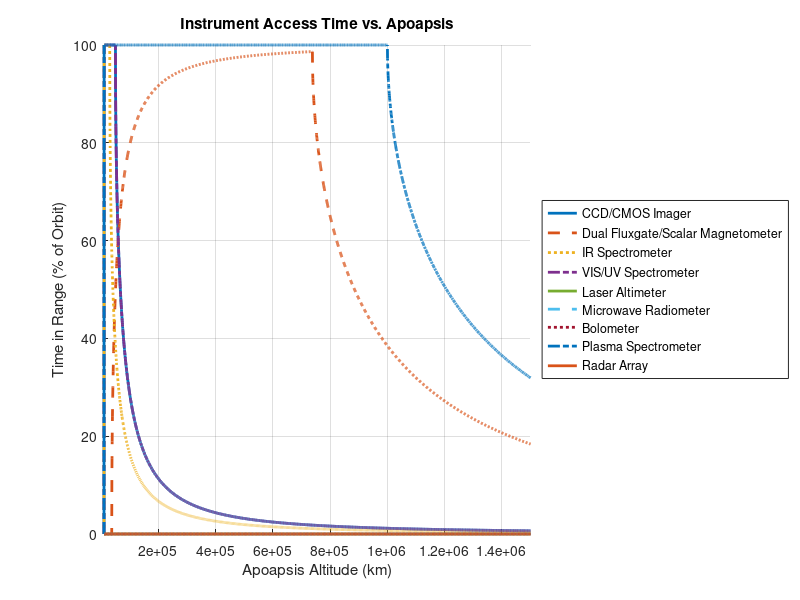
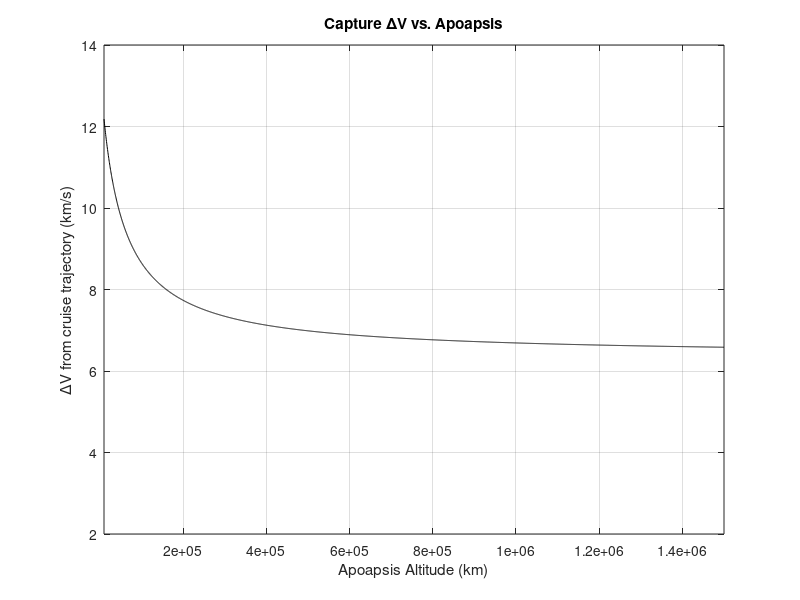
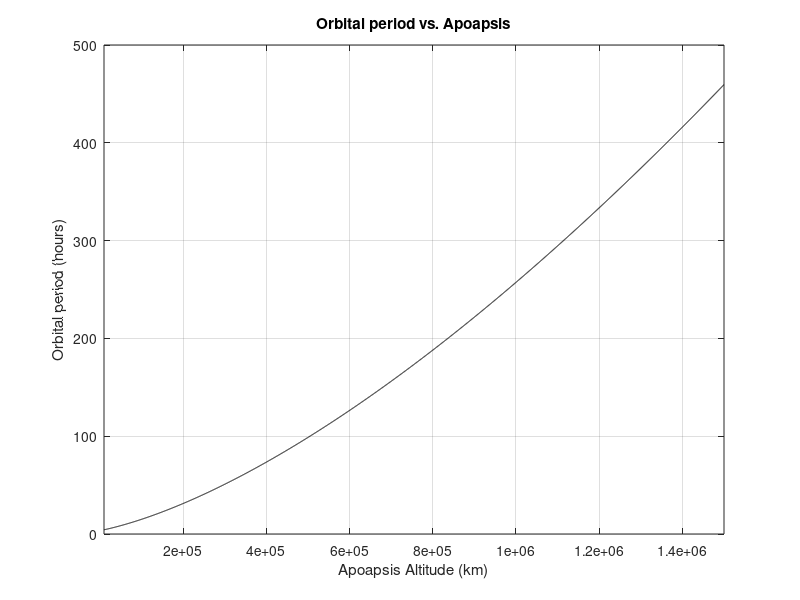

Source code (MATLAB) for these figures, in order:
clear all
close all
clc

% inputs
mu = 6.836529e6;
RN = 24622; % neptune radius, km
rp = 10000 + RN; % periapsis radius, km
ra_array = (1e4:500:1.5e6) + RN; % apoapsis radius, km

% instrument ranges
instrument_ranges = {
    'CCD/CMOS Imager',      [500 50000];
    'Dual Fluxgate/Scalar Magnetometer',  [37000 738000];
    'IR Spectrometer',            [500 30000];
    'VIS/UV Spectrometer',        [500 50000];
    'Laser Altimeter',    [500 2000];
    'Microwave Radiometer',     [1000 6000];
    'Bolometer',     [0 2000];
    'Plasma Spectrometer',        [25 1e6];
    'Radar Array',         [1000 4000];
};

time_list = [];
j = 1;
n_inst = size(instrument_ranges,1);
n_apo = length(ra_array);
proportions = zeros(n_inst, n_apo);

for apo = ra_array
    a = (rp + apo)/2;
    e = (apo - rp)/(apo + rp);
    T = 2*pi*sqrt(a^3/mu);  % orbital period

    fprintf('\n--- Apoapsis: %.0f km ---\n', apo);
    
    for i = 1:size(instrument_ranges,1)
        name = instrument_ranges{i,1};
        range = instrument_ranges{i,2} + RN;  % convert to radius from Neptune center
        rmin = max(range(1), rp);
        rmax = min(range(2), apo);

        if rmin >= rmax
            proportion = 0;
        else
            % Orbit equation: r = a(1 - e^2) / (1 + e*cos(theta))
            cos_th1 = (a*(1 - e^2)/rmax - 1)/e;
            cos_th2 = (a*(1 - e^2)/rmin - 1)/e;

            if abs(cos_th1) > 1.01 || abs(cos_th2) > 1.01
                proportion = 0;
            else
                th1 = acos(cos_th1);
                th2 = acos(cos_th2);

                % Eccentric anomalies
                E1 = 2*atan( sqrt((1 - e)/(1 + e)) * tan(th1/2) );
                E2 = 2*atan( sqrt((1 - e)/(1 + e)) * tan(th2/2) );
                if E1 < 0, E1 = E1 + 2*pi; end
                if E2 < 0, E2 = E2 + 2*pi; end

                t1 = (E1 - e*sin(E1)) * sqrt(a^3/mu);
                t2 = (E2 - e*sin(E2)) * sqrt(a^3/mu);

                % Time in range is symmetric around periapsis
                time_in_range = 2*(t1 - t2);
                proportion = time_in_range / T;
            end
        end

        fprintf('%s: %.2f%% of orbit in range\n', name, proportion*100);
        time_list(i, j) = proportion*100;
    end
    j = j + 1;
end

% Plotting
figure;
hold on;
colors = lines(n_inst);  % distinct colors
lineStyles = {'-', '--', ':', '-.', '-', '--', ':', '-.', '-'};  % at least 9 styles

for i = 1:n_inst
    style = lineStyles{mod(i-1, length(lineStyles)) + 1};  % cycle through line styles
    plot(ra_array - RN, time_list(i,:), ...
         'LineWidth', 2, ...
         'DisplayName', instrument_ranges{i,1}, ...
         'Color', colors(i,:), ...
         'LineStyle', style);
end

xlabel('Apoapsis Altitude (km)');
ylabel('Time in Range (% of Orbit)');
title('Instrument Access Time vs. Apoapsis');
legend('Location', 'eastoutside');
grid on;
xlim([min(ra_array - RN), max(ra_array - RN)]);
ylim([0 100]);

% calculations
e = (ra_array - rp) ./ (ra_array + rp);
h = sqrt(rp*mu*(1+e));
vp = h / rp;
dv = 26.234 - vp;
a = (rp + ra_array)/2;
T = 2*pi*sqrt(a.^3/mu);  % orbital period

% dv plot
figure
plot(ra_array - RN, dv, color="black", LineWidth=2);
xlabel('Apoapsis Altitude (km)');
ylabel('ΔV from cruise trajectory (km/s)');
title('Capture ΔV vs. Apoapsis');
grid on;
xlim([min(ra_array - RN), max(ra_array - RN)]);

% period plot
figure
plot(ra_array - RN, T/3600, color="black", LineWidth=2);
xlabel('Apoapsis Altitude (km)');
ylabel('Orbital period (hours)');
title('Orbital period vs. Apoapsis');
grid on;
xlim([min(ra_array - RN), max(ra_array - RN)]);